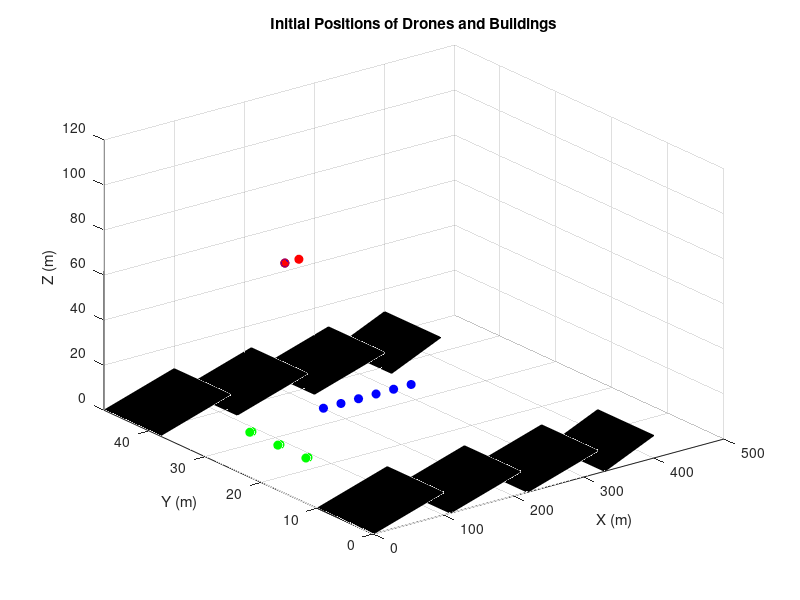

Write the MATLAB code that produced this figure.
clc; clear; close all;

% === SIMULATION PARAMETERS ===
numDrones = 5 + 6 + 2;% Total number of drones )
gridSize = 50;               % Adjusted grid size for a road length of 500m
xMax = 500;                   % Maximum X-coordinate (500 meters for road length)
yMax = 48;                    % Maximum Y-coordinate (10m building, 2m siewalk, 10m  lane, 4m gap, 10m lane , 2m sidewalk, 10m building)
zMax = 120;                   % Maximum Z-coordinate (for drones at 100 meters)
freq = 1000;                  % Base frequency of drone sound (Hz)

temperature = 20;    % Temperature in Celsius
humidity = 100;      % Relative humidity in percentage
pressure = 101325;   % Atmospheric pressure in Pa

speedOfSound = 343;  % Speed of sound in air (m/s)
timeStep = 1;        % Time step for simulation (seconds)
totalTime = 60;      % Total simulation time (seconds)
numTimeSteps = totalTime / timeStep + 1;  % Number of timesteps

% === DEFINE DRONE FAMILIES ===
droneFamilies = struct(...
    'Taxi', struct('fraction', 0.2, 'soundLevel', 90), ...
    'Delivery', struct('fraction', 0.3, 'soundLevel', 80), ...
    'Recreational', struct('fraction', 0.5, 'soundLevel', 70));

% === COMPUTE NUMBER OF DRONES PER FAMILY ===
droneTypes = fieldnames(droneFamilies);
numDronesPerType = struct();

for i = 1:numel(droneTypes)
    type = droneTypes{i};
    numDronesPerType.(type) = round(numDrones * droneFamilies.(type).fraction);
end

% Adjust last category to ensure total sum equals numDrones
numDronesPerType.Recreational = numDrones - (numDronesPerType.Taxi + numDronesPerType.Delivery);

% === INITIALIZE DRONE DATA ===
droneData(numDrones) = struct('Type', '', 'SoundLevel', 0, 'Pos', zeros([1,3]),'Vel', zeros([1,3]));

% --- Subgroup 1: Recreational Drones ---
index = 1;
for i = 1:6
    % Positioning drones every 5 meters in X, and every 3 meters in Y for Recreational drones
    droneData(index).Type = 'Recreational';
    droneData(index).SoundLevel = droneFamilies.Recreational.soundLevel;
    droneData(index).Pos = [3 * floor((i-1)/3), 5 * (mod(i-1, 3))+12, 20]; % X, Y, Z positions
    droneData(index).Vel = [1, 0, 0]; % Moving at 1 m/s along X
    index = index + 1;
end

% --- Subgroup 2: Delivery Drones ---
for i = 1:6
    % Spaced evenly on XY plane at Z = 40
    droneData(index).Type = 'Delivery';
    droneData(index).SoundLevel = droneFamilies.Delivery.soundLevel;
    droneData(index).Pos = [25 + mod(i-1, 6) * 25, 10 * floor((i-1)/6)+12, 40]; % Spaced in XY
    droneData(index).Vel = [5, 0, 0]; % Moving at 5 m/s along X
    index = index + 1;
end

% --- Subgroup 3: Taxi Drones ---
for i = 1:2
    % Moving in the middle of the lane at X = 10 or 30, spaced 20 meters apart
    droneData(index).Type = 'Taxi';
    droneData(index).SoundLevel = droneFamilies.Taxi.soundLevel;
    if mod(i, 2) == 1
        droneData(index).Pos = [10, 17, 100]; % Lane 1
    else
        droneData(index).Pos = [30, 17, 100]; % Lane 2
    end
    droneData(index).Vel = [10, 0, 0]; % Moving at 10 m/s along X
    index = index + 1;
end


% === BUILDING DEFINITION (3D BOUNDING BOX) WITH GAPS FOR CROSSINGS ===
% Define buildings as [xmin, ymin, zmin, xmax, ymax, zmax]
buildings = [
    0,   0,  0,  100,  10,  10;
    110,   0,  0,  210,  10,  10;
    220,   0,  0,  320,  10,  10;
    330, 0,0,400,10,10;
      0,   yMax-10,  0,  100,  yMax,  10;
    110,   yMax-10,  0,  210,  yMax,  10;
    220,   yMax-10,  0,  320,  yMax,  10;
    330, yMax-10,0,400,yMax,10;
];


% === CREATE 3D GRID ===
x = linspace(0, xMax, gridSize);
y = linspace(0, yMax, gridSize);
z = linspace(0, zMax, gridSize);
[X, Y, Z] = meshgrid(x, y, z);

%%  === PLOTTING THE SIMULATION DATA ===
% Plot buildings
figure;
hold on;
for i = 1:size(buildings, 1)
    % Plot each building (as a rectangle in 3D)
    fill3([buildings(i, 1), buildings(i, 1), buildings(i, 4), buildings(i, 4)], ...
          [buildings(i, 2), buildings(i, 5), buildings(i, 5), buildings(i, 2)], ...
          [buildings(i, 3), buildings(i, 3), buildings(i, 6), buildings(i, 6)], 'k');
end

% Plot drone positions
% Recreational Drones
for i = 1:6
    plot3(droneData(i).Pos(1), droneData(i).Pos(2), droneData(i).Pos(3), 'go', 'MarkerFaceColor', 'g');
end
% Delivery Drones
for i = 7:13
    plot3(droneData(i).Pos(1), droneData(i).Pos(2), droneData(i).Pos(3), 'bo', 'MarkerFaceColor', 'b');
end
% Taxi Drones
for i = 13:14
    plot3(droneData(i).Pos(1), droneData(i).Pos(2), droneData(i).Pos(3), 'ro', 'MarkerFaceColor', 'r');
end

% Labeling
xlabel('X (m)');
ylabel('Y (m)');
zlabel('Z (m)');
title('Initial Positions of Drones and Buildings');
grid on;
axis([0 xMax 0 yMax 0 zMax]);
view(3);
hold off;

